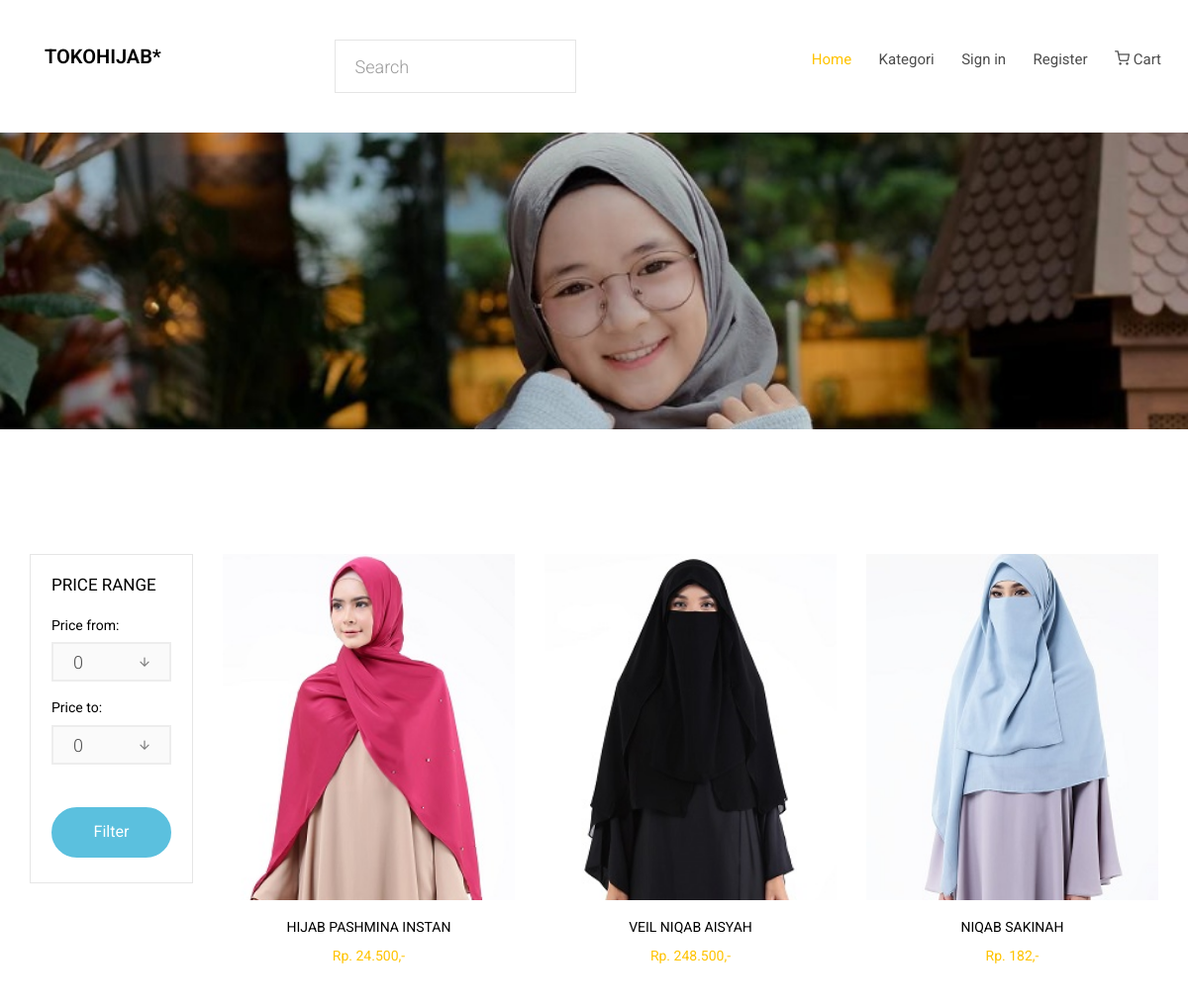
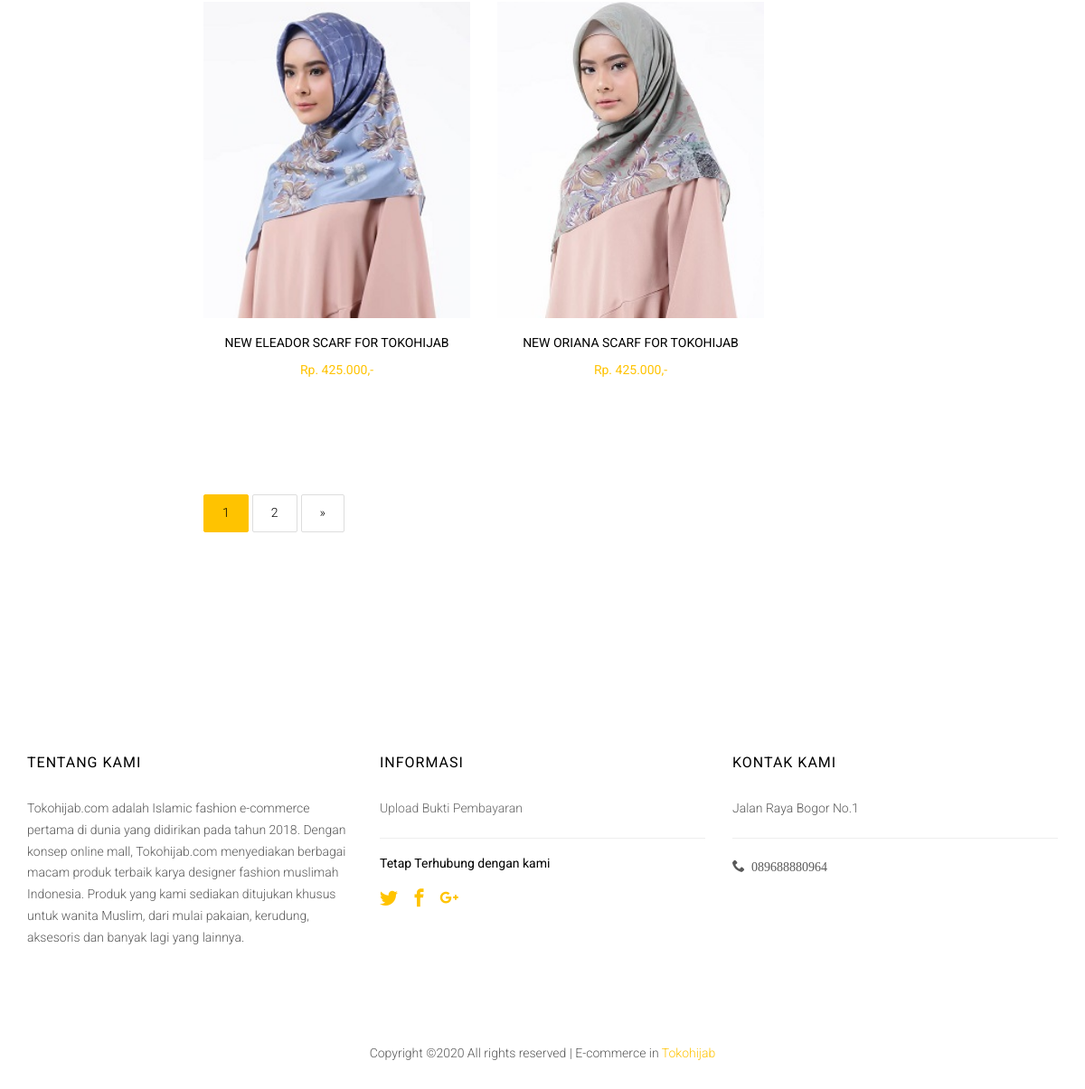
The page / on the database its author committed (2 pictures, top to bottom).
### tables this page shows
CREATE TABLE IF NOT EXISTS `tbl_profil_toko` (
`id_profil` tinyint(4) NOT NULL,
  `nama_toko` varchar(20) NOT NULL,
  `alamat_toko` text NOT NULL,
  `phone` varchar(15) NOT NULL,
  `facebook` varchar(50) NOT NULL,
  `twitter` varchar(50) NOT NULL,
  `gplus` varchar(50) NOT NULL,
  `email_toko` varchar(30) NOT NULL,
  `pass_toko` varchar(30) NOT NULL,
  `api_key` varchar(50) NOT NULL,
  `asal` mediumint(9) NOT NULL,
  `rekening` varchar(15) NOT NULL
);

CREATE TABLE IF NOT EXISTS `tbl_item` (
`id_item` int(7) NOT NULL,
  `link` varchar(10) NOT NULL,
  `nama_item` varchar(255) NOT NULL,
  `harga` int(10) NOT NULL,
  `berat` int(5) NOT NULL,
  `stok` smallint(2) NOT NULL,
  `aktif` tinyint(1) NOT NULL,
  `gambar` varchar(255) NOT NULL,
  `deskripsi` text NOT NULL
);

### application/controllers/Home.php (called while the page is built, shortened)
<?php
class Home extends CI_Controller {
	function __construct()
	{
		$this->load->library(array('template', 'cart'));
		$this->load->model('app');
	}
	public function index($offset=0)
	{
		$this->load->library('pagination');
      $config['base_url'] = base_url().'home/index';
      $config['total_rows'] = $this->app->get_all('tbl_item')->num_rows();
      $config['per_page'] = 9;
      $config['uri_segment'] = 3;
      $this->pagination->initialize($config);
      $data['link']  = $this->pagination->create_links();
      $data['data'] 		= $this->app->select_where_limit('tbl_item', ['aktif' => 1], $config['per_page'], $offset);
		$this->template->olshop('home', $data);
	}
}

### index.php (called while the page is built, shortened)
<?php
require_once BASEPATH.'core/CodeIgniter.php';

### application/libraries/Template.php (called while the page is built, shortened)
<?php
class Template
{
   function __construct()
   {
      $this->ci =&get_instance();
   }
   function olshop($template, $data_content = array())
   {
      $this->ci->load->model('app');
      $data_content['profil'] 	= $this->ci->app->get_all('tbl_profil_toko');
      $data_content['kategori']  = $this->ci->app->get_all('tbl_kategori');
      $data['content']           = $this->ci->load->view($template, $data_content, TRUE);
      $this->ci->load->view('index', $data);
   }
}

### application/config/config.php (called while the page is built, shortened)
<?php
@$config['base_url'] = ((isset($_SERVER['HTTPS']) && $_SERVER['HTTPS'] == "on") ? "https" : "http");
@$config['base_url'] .= "://".$_SERVER['HTTP_HOST'];
@$config['base_url'] .= str_replace(basename($_SERVER['SCRIPT_NAME']),"",$_SERVER['SCRIPT_NAME']);
$config['index_page'] = '';
$config['uri_protocol']	= 'REQUEST_URI';
$config['url_suffix'] = '.html';
$config['language']	= 'english';
$config['charset'] = 'UTF-8';
$config['enable_hooks'] = FALSE;
$config['subclass_prefix'] = 'MY_';
$config['composer_autoload'] = FALSE;
$config['permitted_uri_chars'] = 'a-z 0-9~%.:_\-';
$config['allow_get_array'] = TRUE;
$config['enable_query_strings'] = FALSE;
$config['controller_trigger'] = 'c';
$config['function_trigger'] = 'm';
$config['directory_trigger'] = 'd';
$config['log_threshold'] = 0;
$config['log_path'] = '';
$config['log_file_extension'] = '';
$config['log_file_permissions'] = 0644;
$config['log_date_format'] = 'Y-m-d H:i:s';
$config['error_views_path'] = '';
$config['cache_path'] = '';
$config['cache_query_string'] = FALSE;
$config['encryption_key'] = 'OlSh0Pku';
$config['sess_driver'] = 'files';
$config['sess_cookie_name'] = 'ci_session';
$config['sess_expiration'] = 7200;
$config['sess_save_path'] = NULL;
$config['sess_match_ip'] = FALSE;
$config['sess_time_to_update'] = 300;
$config['sess_regenerate_destroy'] = FALSE;
$config['cookie_prefix']	= '';
$config['cookie_domain']	= '';
$config['cookie_path']		= '/';
$config['cookie_secure']	= FALSE;
$config['cookie_httponly'] 	= FALSE;
$config['standardize_newlines'] = FALSE;
$config['global_xss_filtering'] = FALSE;
$config['csrf_protection'] = FALSE;
$config['csrf_token_name'] = 'csrf_test_name';
$config['csrf_cookie_name'] = 'csrf_cookie_name';
$config['csrf_expire'] = 7200;
$config['csrf_regenerate'] = TRUE;
$config['csrf_exclude_uris'] = array();
$config['compress_output'] = FALSE;
$config['time_reference'] = 'local';
$config['rewrite_short_tags'] = FALSE;
$config['proxy_ips'] = '';

### application/models/App.php (called while the page is built, shortened)
<?php
class App extends CI_Model {
	function get_all($table)
	{
		$this->db->from($table);
		return $this->db->get();
	}
	function select_where_limit($table = null, $where = null, $limit = null, $offset = null)
	{
		$this->db->from($table);
		$this->db->where($where);
		$this->db->limit($limit, $offset);
		return $this->db->get();
	}
}

### application/views/home.php (the view, shortened to what this page needs)
<div class="row">
	<div class="col-md-10 col-md-push-2">
		<div class="row row-pb-lg">
     					<?php foreach($data->result() as $key) : ?>
     						<form action="<?= site_url('cart/add/'.$key->link); ?>" method="post">
			<div class="col-md-4 text-center">
				<div class="product-entry">
					<div class="product-img" style="background-image: url(<?= base_url('assets/upload/'.$key->gambar); ?>);">
					</div>
					<div class="desc">
						<h3><a href="<?= site_url('home/detail/'.$key->link); ?>"><?= $key->nama_item; ?></a></h3>
						<p class="price"><span>Rp. <?= number_format($key->harga, 0, ',', '.'); ?>,-</span></p>
					</div>
				</div>
			</div>
				</form>
			<?php endforeach; ?>
		</div>
		<div class="row">
			<div class="col-md-12">
				<?= $link; ?>
			</div>
		</div>
	</div>
	<div class="col-md-2 col-md-pull-10">
		<div class="sidebar">
			<div class="side">
				<h2>Price Range</h2>
				<form action="<?=site_url('home/price');?>" method="post" class="colorlib-form-2">
				<div class="row">
                <div class="col-md-12">
                  <div class="form-group">
                    <label for="guests">Price from:</label>
                    <div class="form-field">
                      <i class="icon icon-arrow-down3"></i>
                      <input type="text" class="form-control" name="min" min="0" value="0" onfocus="this.value = ''">
                    </div>
                  </div>
                </div>
                <div class="col-md-12">
                  <div class="form-group">
                    <label for="guests">Price to:</label>
                    <div class="form-field">
                      <i class="icon icon-arrow-down3"></i>
                      <input type="text" class="form-control" name="max" min="0" value="0" onfocus="this.value = ''">
                    </div>
                  </div>
                </div>
                <div class="col-md-12">
              					<button type="submit" name="submit" class="btn btn-info btn-block" width="100%" value="Filter">Filter</button>
                </div>
              </div>
            </form>
			</div>
		</div>
	</div>
</div>

### application/config/pagination.php (shortened to what this page needs)
<?php  if ( ! defined('BASEPATH')) exit('No direct script access allowed');
$config['full_tag_open'] = '<ul class="pagination" style="margin-top:0px">';
$config['full_tag_close'] = '</ul>';
$config['first_link'] = 'First';
$config['first_tag_open'] = '<li class="waves-effect">';
$config['first_tag_close'] = '</li>';
$config['last_link'] = 'Last';
$config['last_tag_open'] = '<li class="waves-effect">';
$config['last_tag_close'] = '</li>';
$config['next_link'] = '»';
$config['next_tag_open'] = '<li class="waves-effect">';
$config['next_tag_close'] = '</li>';
$config['cur_tag_open'] = '<li class="active"><a>';
$config['cur_tag_close'] = '</a></li>';
$config['num_tag_open'] = '<li class="waves-effect">';
$config['num_tag_close'] = '</li>';

### application/views/index.php (shortened to what this page needs)
<?php
$prof = $profil->row();
?>
<!DOCTYPE HTML>
<html>
   <head>
   <link rel="stylesheet" href="<?php echo base_url(); ?>assets/2/css/animate.css">
   <link rel="stylesheet" href="<?php echo base_url(); ?>assets/2/css/icomoon.css">
   <link rel="stylesheet" href="<?php echo base_url(); ?>assets/2/css/bootstrap.css">
   <link rel="stylesheet" href="<?php echo base_url(); ?>assets/2/css/magnific-popup.css">
   <link rel="stylesheet" href="<?php echo base_url(); ?>assets/2/css/flexslider.css">
   <link rel="stylesheet" href="<?php echo base_url(); ?>assets/2/css/owl.carousel.min.css">
   <link rel="stylesheet" href="<?php echo base_url(); ?>assets/2/css/owl.theme.default.min.css">
   <link rel="stylesheet" href="<?php echo base_url(); ?>assets/2/css/bootstrap-datepicker.css">
   <link rel="stylesheet" href="<?php echo base_url(); ?>assets/2/fonts/flaticon/font/flaticon.css">
   <link rel="stylesheet" href="<?php echo base_url(); ?>assets/2/css/style.css">
   </head>
   <body>
   <div id="page">
      <nav class="colorlib-nav" role="navigation">
         <div class="top-menu">
            <div class="container">
               <div class="row" id="sin">
                  <div class="col-xs-3">
                     <div id="colorlib-logo"><a href="<?=site_url('home');?>"><?= $prof->nama_toko; ?>*</a></div>
                  </div>
                  <div class="col-xs-3">
                     <form action="<?= site_url('home/search'); ?>" method="post" class="input-group">
                           <input type="search" class="form-control search" name="search" placeholder="Search">
                        </form>
                  </div>
                  <div class="col-xs-6 text-right menu-1">
                     <ul>
                        <li class="active"><a href="<?=site_url('home');?>">Home</a></li>
                        <li class="has-dropdown">
                           <a href="#" data-activates="kat1">Kategori</a>
                           <?php if ($this->session->userdata('user_login')) { ?>
                        </li>
                        <li class="has-dropdown active">
                          <a href="" data-activates="drop2"><?= ucwords($this->session->userdata('name')); ?></a>
                          <ul class="dropdown" id="drop2">
                            <li><a href="<?= site_url('home/profil'); ?>"><i class="fa fa-user"></i> Edit Profil</a></li>
                             <li><a href="<?= site_url('home/password'); ?>"><i class="fa fa-key"></i> Ganti Password</a></li>
                             <li><a href="<?= site_url('home/transaksi'); ?>"><i class="fa fa-exchange"></i> Riwayat Order</a></li>
                             <li><a href="<?= site_url('home/list_fav'); ?>"><i class="fa fa-heart"></i> Favorit</a></li>
                             <li><a href="<?= site_url('home/logout'); ?>"><i class="fa fa-sign-out"></i> Keluar</a></li>
                          </ul>
                              <?php } else { ?>
                               <li class="has-dropdown">
                                 <a href="#" data-activates="drop3"><i class="fa fa-sign-in"></i> Sign in</a>
                               </li>
                               <li><a href="<?= site_url('home/registrasi'); ?>"><i class="fa fa-edit"></i> Register</a></li>
                              <?php } ?>
                              <li>
                                 <a href="<?= site_url('cart'); ?>">
                                    <i class="icon-shopping-cart"></i>
                                    <?php
                                    if ($this->cart->total() > 0) {
                                       echo 'Rp. '.number_format($this->cart->total(), 0, ',', '.');
                                    } else {
                                       echo 'Cart';
                                    }
                                    ?>
                                 </a>
                        </li>
                     </ul>
                  </div>
               </div>
            </div>
         </div>
      </nav>
      <aside id="colorlib-hero"  class="breadcrumbs">
         <div class="flexslider" >
            <ul class="slides">
               <li style="background-image: url(<?php echo base_url(); ?>assets/upload/index.jpg);">
               </li>
            </ul>
         </div>
      </aside>
      <div class="colorlib-shop">
         <div class="container">
            <?php echo $content; ?>
         </div>
      </div>
      <footer id="colorlib-footer" role="contentinfo">
         <div class="container">
            <div class="row row-pb-md">
               <div class="col-md-4 colorlib-widget">
                  <h4>Tentang Kami</h4>
                  <p>Tokohijab.com adalah Islamic fashion e-commerce pertama di dunia yang didirikan pada tahun 2018. Dengan konsep online mall, Tokohijab.com menyediakan berbagai macam produk terbaik karya designer fashion muslimah Indonesia. Produk yang kami sediakan ditujukan khusus untuk wanita Muslim, dari mulai pakaian, kerudung, aksesoris dan banyak lagi yang lainnya.</p>
               </div>
               <div class="col-md-4 colorlib-widget">
                  <h4>Informasi</h4>
                  <p>
                     <ul class="colorlib-footer-links">
                        <li><a href="<?= site_url('home/upload_bukti'); ?>">Upload Bukti Pembayaran</a></li>
                     </ul>
                  </p><hr>
                  <p><h5>Tetap Terhubung dengan kami</h5>
                     <ul class="colorlib-social-icons">
                        <li><a href="<?= $prof->twitter; ?>"><i class="icon-twitter"></i></a></li>
                        <li><a href="<?= $prof->facebook; ?>"><i class="icon-facebook"></i></a></li>
                        <li><a href="<?= $prof->gplus; ?>"><i class="icon-google-plus"></i></a></li>
                     </ul>
                  </p>
               </div>
               <div class="col-md-4">
                  <h4>Kontak Kami</h4>
                  <ul class="colorlib-footer-links">
                     <li><?= $prof->alamat_toko; ?></li><hr>
                     <li><i class="icon-phone"> <?= $prof->phone; ?></i></li>
                  </ul>
               </div>
            </div>
         </div>
         <div class="copy">
            <div class="row">
               <div class="col-md-12 text-center">
                  <p>
                     <span class="block">
Copyright &copy;<script>document.write(new Date().getFullYear());</script> All rights reserved | E-commerce <i class="fa fa-heart-o" aria-hidden="true"></i> in <a href="" target="_blank">Tokohijab</a>
</span>
                  </p>
               </div>
            </div>
         </div>
      </footer>
   </div>
   </body>
</html>

### assets/2/css/icomoon.css (style rules this page uses)
[class^="icon-"], [class*=" icon-"] { font-family: 'icomoon' !important; speak: none; font-style: normal; font-weight: normal; font-variant: normal; text-transform: none; line-height: 1; -webkit-font-smoothing: antialiased; -moz-osx-font-smoothing: grayscale; }
.icon-arrow-down3:before { content: "\e90b"; }
.icon-shopping-cart:before { content: "\e9c8"; }
.icon-phone:before { content: "\ebb9"; }
.icon-google-plus:before { content: "\ed02"; }
.icon-facebook:before { content: "\ed07"; }
.icon-twitter:before { content: "\ed0d"; }

### rows shown on the page
tbl_profil_toko: nama_toko "TOKOHIJAB", alamat_toko "Jalan Raya Bogor No.1", phone "089688880964"
tbl_item: gambar (picture), nama_item "HIJAB PASHMINA INSTAN", harga "24.500"
tbl_item: gambar (picture), nama_item "VEIL NIQAB AISYAH", harga "248.500"
tbl_item: gambar (picture), nama_item "NIQAB SAKINAH", harga "182"
tbl_item: gambar (picture), nama_item "NEW ELEADOR SCARF FOR TOKOHIJAB", harga "425.000"
tbl_item: gambar (picture), nama_item "NEW ORIANA SCARF FOR TOKOHIJAB", harga "425.000"

### other values the page prints
$link "1 2 »"
